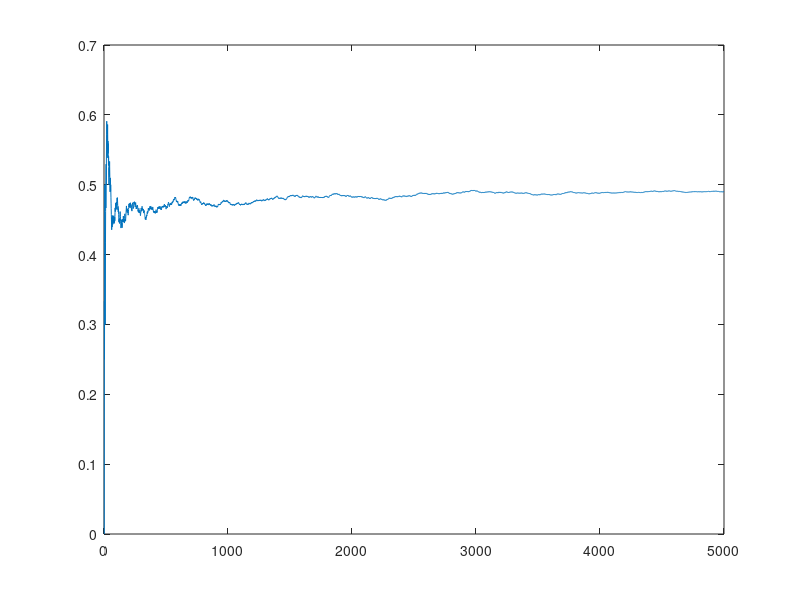

The MATLAB source for this figure: (Note: this script raises an error after producing the figure.)
%############################################################################
% <Lab 6a>
%
% Course: ENSC 180 Introduction to Engineering Analysis
% Instructor: Dr. Herbert H. Tsang
% Description: Simulate a coin flip nad graph probability of landing on
% heads
% Due date: 2020/03/06
%
% Author: Jake Merkl
% Input: None
% Output: A graph of probability of landing on heads
% I pledge that I have completed the programming assignment independently.
% I have not copied the code from a student or any source.
% I have not given my code to any student.
%
% Sign here: ___Jake Merkl_______
%############################################################################

function Lab6B_MerklJake()
x = rand(1,5000); %random numbers
y = x>0.5;
flip = char(ones(size(x))); %Coin flip simulation
flip(y) = 'H';
flip(~y) = 'T';
Heads_amt= (flip=='H'); %Compare amount of heads
hold off;
 c = cumsum(Heads_amt);
 jj = 1:5000;
plot(jj, c./jj) %Graph probability
yline(0.5)
legend('Sample Probability', 'Fair coin') %Graphing conventions
xlabel('Number of coin flips')
ylabel('Probability of heads')
end
